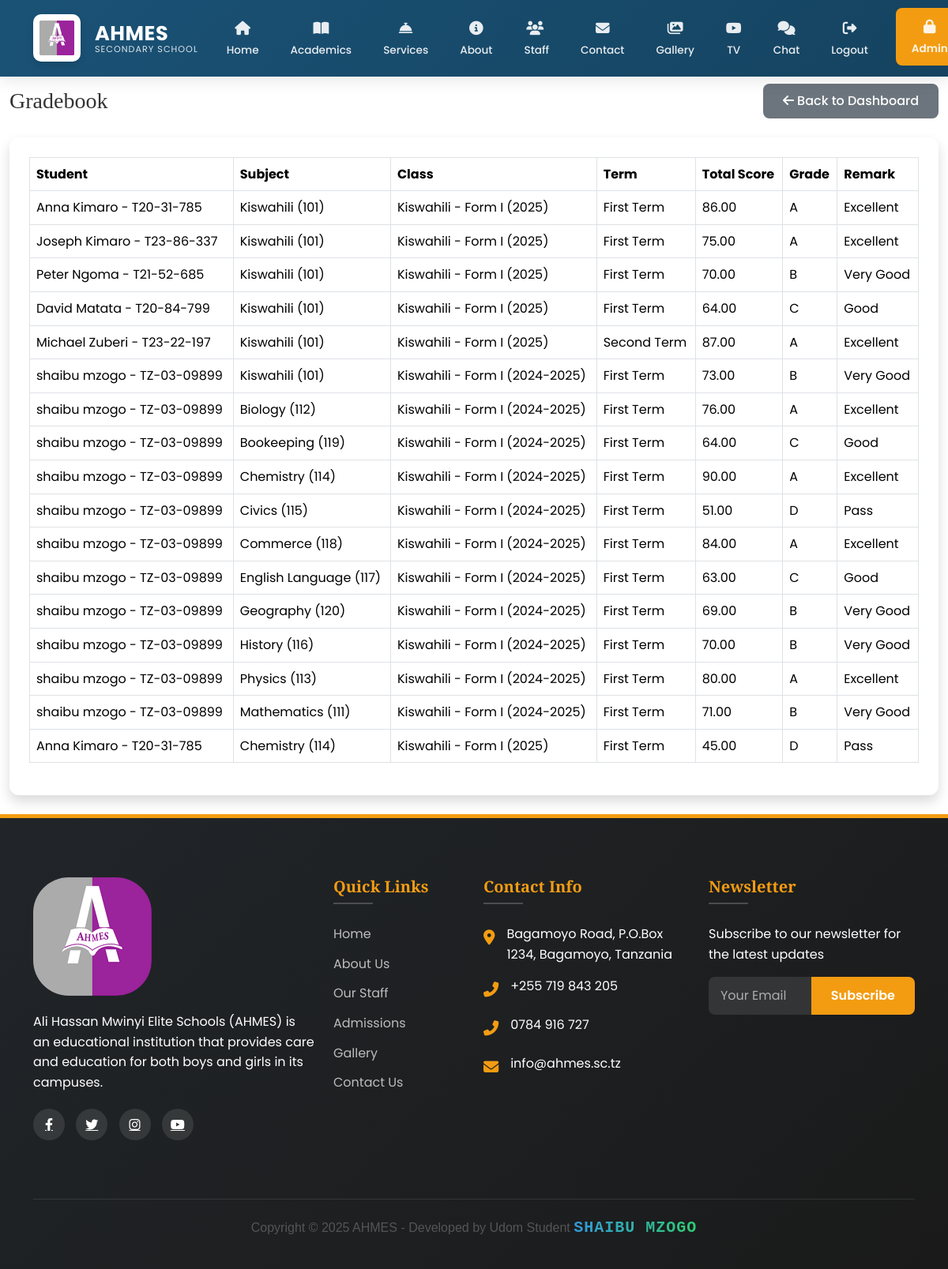
The app's page /teacher/gradebook/ (signed in), older data.
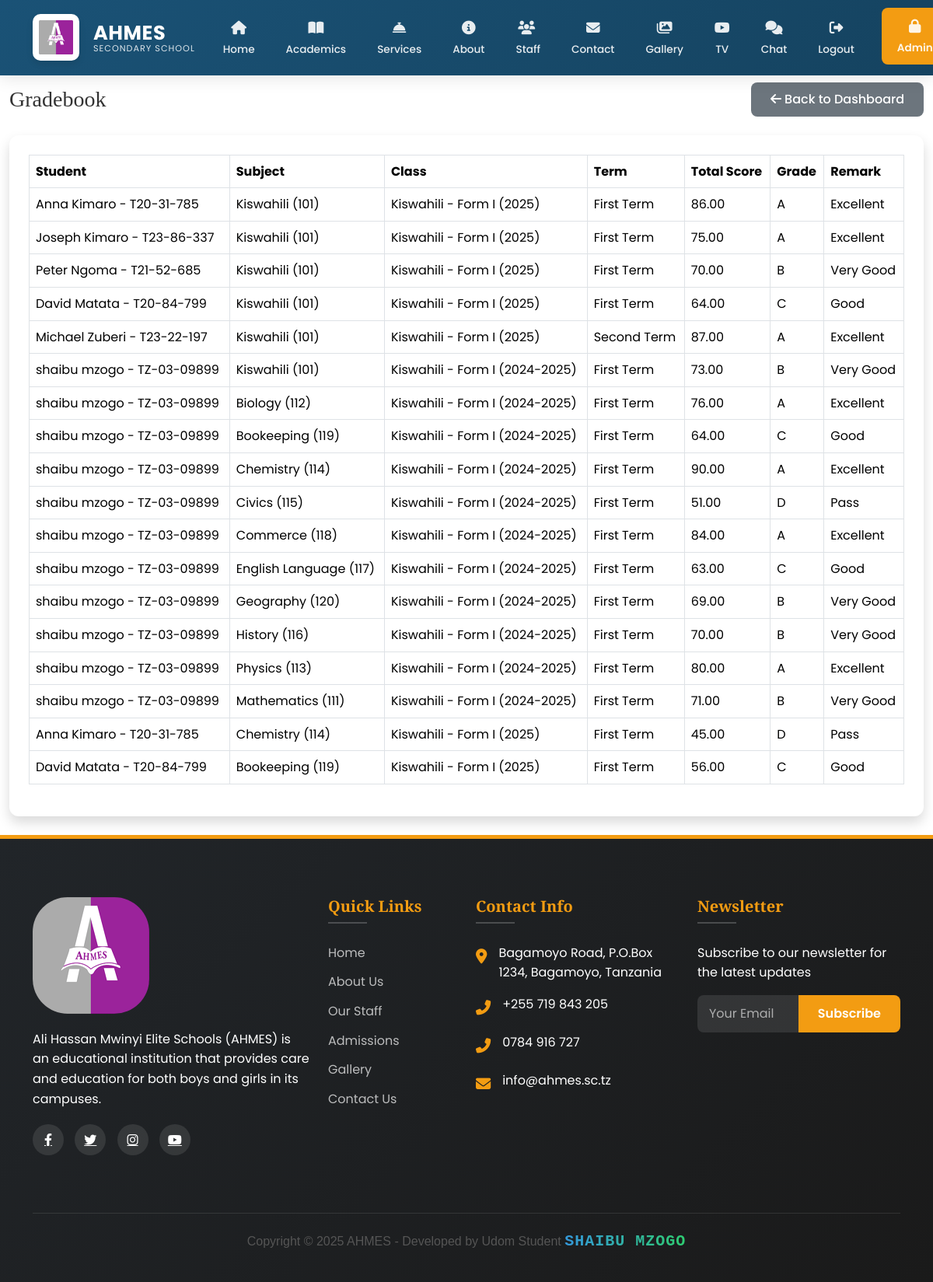
The same page, newer data.
### main/models.py (models this page shows, shortened)
class Result(models.Model):
    TERM_CHOICES = [('1','First Term'),('2','Second Term')]
    student = models.ForeignKey(Student, on_delete=models.CASCADE, related_name='results')
    subject = models.ForeignKey(Subject, on_delete=models.CASCADE)
    school_class = models.ForeignKey(SchoolClass, on_delete=models.CASCADE)
    term = models.CharField(max_length=1, choices=TERM_CHOICES)
    academic_year = models.CharField(max_length=20)
    week_number = models.PositiveSmallIntegerField()
    exam_score = models.DecimalField(max_digits=5, decimal_places=2)
    total_score = models.DecimalField(max_digits=5, decimal_places=2, editable=False)
    grade = models.CharField(max_length=2, editable=False)
    remark = models.CharField(max_length=100, editable=False)
    teacher = models.ForeignKey(StaffMember, on_delete=models.CASCADE, related_name='results_given')
    is_approved = models.BooleanField(default=False)
    approved_by = models.ForeignKey(User, null=True, blank=True, on_delete=models.SET_NULL, related_name='approved_results')
    date_approved = models.DateTimeField(null=True, blank=True)
    class Meta:
        unique_together = ('student','subject','term','academic_year','week_number')

class Student(models.Model):
    GENDER_CHOICES = [
        ('M', 'Male'),
        ('F', 'Female'),
    ]
    user = models.OneToOneField(
        User,
        on_delete=models.CASCADE,
        related_name='student_profile',
        null=True,
        blank=True
    )
    first_name = models.CharField(max_length=100)
    middle_name = models.CharField(max_length=100, blank=True)
    last_name = models.CharField(max_length=100)
    gender = models.CharField(max_length=1, choices=GENDER_CHOICES)
    date_of_birth = models.DateField()
    admission_number = models.CharField(max_length=20, unique=True)
    campus = models.ForeignKey(
        Campus,
        on_delete=models.CASCADE,
        related_name='students'
    )
    level = models.ForeignKey(
        Level,
        on_delete=models.CASCADE,
        related_name='students'
    )
    admission_date = models.DateField()
    parent = models.ForeignKey(
        Parent,
        on_delete=models.CASCADE,
        related_name='students',
        null=True,
        blank=True
    )
    profile_picture = CloudinaryField(
        'students/profile_pictures',
        folder="school/students/profile_pictures",
        transformation={'quality': 'auto:good', 'width': 300, 'height': 300, 'crop': 'fill'},
        blank=True,
        null=True
    )
    created_at = models.DateTimeField(auto_now_add=True)
    updated_at = models.DateTimeField(auto_now=True)
    def __str__(self):
        return f"{self.first_name} {self.last_name} - {self.admission_number}"
    class Meta:
        ordering = ['-created_at']
        verbose_name = 'Student'
        verbose_name_plural = 'Students'

class Subject(models.Model):
    name = models.CharField(max_length=100)
    code = models.CharField(max_length=20, unique=True)
    description = models.TextField(blank=True)
    level = models.ForeignKey(Level, on_delete=models.CASCADE, related_name='subjects')
    def __str__(self):
        return f"{self.name} ({self.code})"

class SchoolClass(models.Model):
    name = models.CharField(max_length=100)
    level = models.ForeignKey(Level, on_delete=models.CASCADE)
    teacher = models.ForeignKey(StaffMember, on_delete=models.CASCADE)
    students = models.ManyToManyField(Student)
    academic_year = models.CharField(max_length=20)
    created_at = models.DateTimeField(auto_now_add=True)
    updated_at = models.DateTimeField(auto_now=True)
    def __str__(self):
        return f"{self.name} - {self.level.name} ({self.academic_year})"

class Level(models.Model):
    name = models.CharField(max_length=100)
    description = models.TextField()

### main/views.py (the view)
# urls.py: path('teacher/gradebook/', views.teacher_gradebook, name='teacher_gradebook'),
@login_required
@user_passes_test(is_teacher)
def teacher_gradebook(request):
    teacher = request.user.staff_profile
    results = Result.objects.filter(teacher=teacher, is_approved=True)
    return render(request, 'academics/teacher_gradebook.html', {
        'results': results
    })

### main/context_processors.py (called while the page is built)
def admin_counts(request):
    if request.user.is_authenticated and request.user.is_admin:
        return {
            'pending_comments': Comment.objects.filter(is_approved=False).count(),
            'gallery_count': Gallery.objects.count(),
        }
    return {}

def unread_messages_count(request):
    if request.user.is_authenticated:
        count = Message.objects.filter(
            conversation__participants=request.user,
            is_read=False
        ).exclude(
            sender=request.user
        ).count()
        print(f"DEBUG: Unread messages count for {request.user}: {count}")  # Debug output
        return {'unread_messages_count': count}
    return {}

### main/models.py (called while the page is built)
    def __str__(self):
        return self.username

### main/views.py (called while the page is built)
def is_teacher(user):
    return user.is_authenticated and (
        hasattr(user, 'staff_profile') and
        user.staff_profile.position == 'Teacher'
    )

### main/templates/academics/teacher_gradebook.html (shortened to what this page needs)
{% extends 'main/base.html' %}
{% load static %}
{% block content %}
<div class="container-fluid">
  <div class="d-sm-flex align-items-center justify-content-between mb-4">
    <h1 class="h3 mb-0 text-gray-800">Gradebook</h1>
    <a href="{% url 'teacher_dashboard' %}" class="btn btn-secondary">
      <i class="fas fa-arrow-left mr-2"></i> Back to Dashboard
    </a>
  </div>
  <div class="card shadow mb-4">
    <div class="card-body">
      <div class="table-responsive">
        <table class="table table-bordered" width="100%" cellspacing="0">
          <thead>
            <tr>
              <th>Student</th>
              <th>Subject</th>
              <th>Class</th>
              <th>Term</th>
              <th>Total Score</th>
              <th>Grade</th>
              <th>Remark</th>
            </tr>
          </thead>
          <tbody>
            {% for result in results %}
            <tr>
              <td>{{ result.student }}</td>
              <td>{{ result.subject }}</td>
              <td>{{ result.school_class }}</td>
              <td>{{ result.get_term_display }}</td>
              <td>{{ result.total_score }}</td>
              <td>{{ result.grade }}</td>
              <td>{{ result.remark }}</td>
            </tr>
            {% empty %}
            <tr>
              <td colspan="7" class="text-center">No approved results available</td>
            </tr>
            {% endfor %}
          </tbody>
        </table>
      </div>
    </div>
  </div>
</div>
{% endblock %}

### main/templates/main/base.html (shortened to what this page needs)
<!DOCTYPE html>
<html lang="en">
  <head>
    {% load static %}
    <link
      href="https://cdn.jsdelivr.net/npm/bootstrap@5.3.2/dist/css/bootstrap.min.css"
      rel="stylesheet"
    />
    <link
      rel="stylesheet"
      href="https://cdnjs.cloudflare.com/ajax/libs/font-awesome/6.4.0/css/all.min.css"
    />
    <link
      href="https://cdn.jsdelivr.net/npm/aos@2.3.4/dist/aos.css"
      rel="stylesheet"
    />
  </head>
  <body>
    <br>
    <nav class="navbar navbar-expand-lg navbar-dark fixed-top">
      <div class="container">
        <a
          class="navbar-brand d-flex align-items-center"
          href="{% url 'home' %}"
        >
          <div class="logo-container me-2">
            <img
              src="{% static 'images/Ahmes.PNG' %}"
              alt="AHMES Logo"
              class="logo-img"
            />
          </div>
          <div class="brand-text">
            <span class="brand-name">AHMES</span>
            <span class="brand-subtitle">SECONDARY SCHOOL</span>
          </div>
        </a>
        <div class="collapse navbar-collapse" id="navbarNav">
          <ul class="navbar-nav ms-auto">
            <li class="nav-item">
              <a
                class="nav-link {% if request.path == '/' %}active{% endif %}"
                href="{% url 'home' %}"
              >
                <span class="nav-icon"><i class="fas fa-home"></i></span>
                <span class="nav-text">Home</span>
              </a>
            </li>
            <li class="nav-item">
              <a
                class="nav-link {% if 'services' in request.path %}active{% endif %}"
                href="{% url 'academics_service' %}"
              >
                <span class="nav-icon"><i class="fas fa-book-open"></i></span>
                <span class="nav-text">Academics</span>
              </a>
            </li>
            <li class="nav-item">
              <a
                class="nav-link {% if 'services' in request.path %}active{% endif %}"
                href="{% url 'services' %}"
              >
                <span class="nav-icon"><i class="fas fa-concierge-bell"></i></span>
                <span class="nav-text">Services</span>
              </a>
            </li>
            <li class="nav-item">
              <a
                class="nav-link {% if 'about' in request.path %}active{% endif %}"
                href="{% url 'about' %}"
              >
                <span class="nav-icon"><i class="fas fa-info-circle"></i></span>
                <span class="nav-text">About</span>
              </a>
            </li>
            <li class="nav-item">
              <a
                class="nav-link {% if 'staff' in request.path %}active{% endif %}"
                href="{% url 'staff' %}"
              >
                <span class="nav-icon"><i class="fas fa-users me-1"></i></span>
                <span class="nav-text">Staff</span>
              </a>
            </li>
            <li class="nav-item">
              <a
                class="nav-link {% if 'contact' in request.path %}active{% endif %}"
                href="{% url 'contact' %}"
              >
                <span class="nav-icon"><i class="fas fa-envelope"></i></span>
                <span class="nav-text">Contact</span>
              </a>
            </li>
            <li class="nav-item">
              <a
                class="nav-link {% if 'gallery' in request.path %}active{% endif %}"
                href="{% url 'gallery' %}"
              >
                <span class="nav-icon"><i class="fas fa-images"></i></span>
                <span class="nav-text">Gallery</span>
              </a>
            </li>
            <li class="nav-item">
              <a
                class="nav-link {% if 'ahmes-tv' in request.path %}active{% endif %}"
                href="{% url 'ahmes_tv' %}"
              >
                <span class="nav-icon"><i class="fab fa-youtube"></i></span>
                <span class="nav-text">TV</span>
              </a>
            </li>
            {% if user.is_authenticated %}
            <li class="nav-item">
              <a
                class="nav-link {% if 'chat' in request.path %}active{% endif %}"
                href="{% url 'inbox' %}"
              >
                <span class="nav-icon"><i class="fas fa-comments"></i></span>
                <span class="nav-text">Chat</span>
              </a>
            </li>
            {% endif %}
            <li class="nav-item">
              {% if request.user.is_authenticated %}
              <a
                class="nav-link"
                href="{% url 'logout' %}"
                onclick="event.preventDefault(); document.getElementById('logout-form').submit();"
              >
                <span class="nav-icon"><i class="fas fa-sign-out-alt"></i></span>
                <span class="nav-text">Logout</span>
              </a>
              {% endif %}
            </li>
            <li class="nav-item">
              <a
                class="nav-link cta-button"
                href="{% url 'admin_login' %}"
              >
                <span class="nav-icon"><i class="fas fa-lock"></i></span>
                <span class="nav-text">Admin</span>
              </a>
            </li>
          </ul>
        </div>
      </div>
    </nav>
    {% block content %}{% endblock %}
    <footer>
      <div class="container">
        <div class="row">
          <div class="col-lg-4 mb-4" data-aos="fade-up">
            <img
              src="{% static 'images/Ahmes.PNG' %}"
              alt="AHMES Logo"
              class="footer-logo"
              style="border-radius: 30%"
            />
            <div class="footer-about">
              <p>
                Ali Hassan Mwinyi Elite Schools (AHMES) is an educational
                institution that provides care and education for both boys and
                girls in its campuses.
              </p>
            </div>
            <div class="social-icons">
              <a href="#"><i class="fab fa-facebook-f"></i></a>
              <a href="#"><i class="fab fa-twitter"></i></a>
              <a href="#"><i class="fab fa-instagram"></i></a>
              <a href="#"><i class="fab fa-youtube"></i></a>
            </div>
          </div>
          <div
            class="col-lg-2 col-md-6 mb-4"
            data-aos="fade-up"
            data-aos-delay="100"
          >
            <div class="footer-links">
              <h5>Quick Links</h5>
              <ul>
                <li><a href="{% url 'home' %}">Home</a></li>
                <li><a href="{% url 'about' %}">About Us</a></li>
                <li><a href="{% url 'staff' %}">Our Staff</a></li>
                <li><a href="{% url 'under_development' %}">Admissions</a></li>
                <li><a href="{% url 'gallery' %}">Gallery</a></li>
                <li><a href="{% url 'contact' %}">Contact Us</a></li>
              </ul>
            </div>
          </div>
          <div
            class="col-lg-3 col-md-6 mb-4"
            data-aos="fade-up"
            data-aos-delay="200"
          >
            <div class="footer-links">
              <h5>Contact Info</h5>
              <div class="contact-info">
                <div class="contact-item">
                  <div class="contact-icon">
                    <i class="fas fa-map-marker-alt"></i>
                  </div>
                  <div>Bagamoyo Road, P.O.Box 1234, Bagamoyo, Tanzania</div>
                </div>
                <div class="contact-item">
                  <div class="contact-icon">
                    <i class="fas fa-phone-alt"></i>
                  </div>
                  <div>+255 719 843 205</div>
                </div>
                <div class="contact-item">
                  <div class="contact-icon">
                    <i class="fas fa-phone-alt"></i>
                  </div>
                  <div>0784 916 727</div>
                </div>
                <div class="contact-item">
                  <div class="contact-icon">
                    <i class="fas fa-envelope"></i>
                  </div>
                  <div>info@ahmes.sc.tz</div>
                </div>
              </div>
            </div>
          </div>
          <div
            class="col-lg-3 col-md-6 mb-4"
            data-aos="fade-up"
            data-aos-delay="300"
          >
            <div class="footer-links">
              <h5>Newsletter</h5>
              <p>Subscribe to our newsletter for the latest updates</p>
              <form id="newsletterForm" class="newsletter-form">
                <div class="input-group mb-3">
                  <input
                    type="email"
                    class="form-control"
                    placeholder="Your Email"
                    required
                  />
                  <button class="btn" type="submit">Subscribe</button>
                </div>
              </form>
            </div>
          </div>
        </div>
        <div class="copyright">
          <p style="font-family: Arial, sans-serif; font-size: 16px; color: #555; text-align: center;">
            Copyright © 2025 AHMES - Developed by Udom Student
            <span style="font-family: 'Courier New', monospace; font-size: 20px; color: #3498db; letter-spacing: 1px; font-weight: bold; text-transform: uppercase; background: linear-gradient(90deg, #3498db, #2ecc71); -webkit-background-clip: text; -webkit-text-fill-color: transparent;">
              Shaibu Mzogo
            </span>
          </p>
        </div>
      </div>
    </footer>
  </body>
</html>

Row changes from the older to the newer data that the page shows:
added Result: student "David Matata - T20-84-799", subject "Bookeeping (119)", school_class "Kiswahili - Form I (2025)", term "First Term", total_score "56.00", grade "C", remark "Good"
